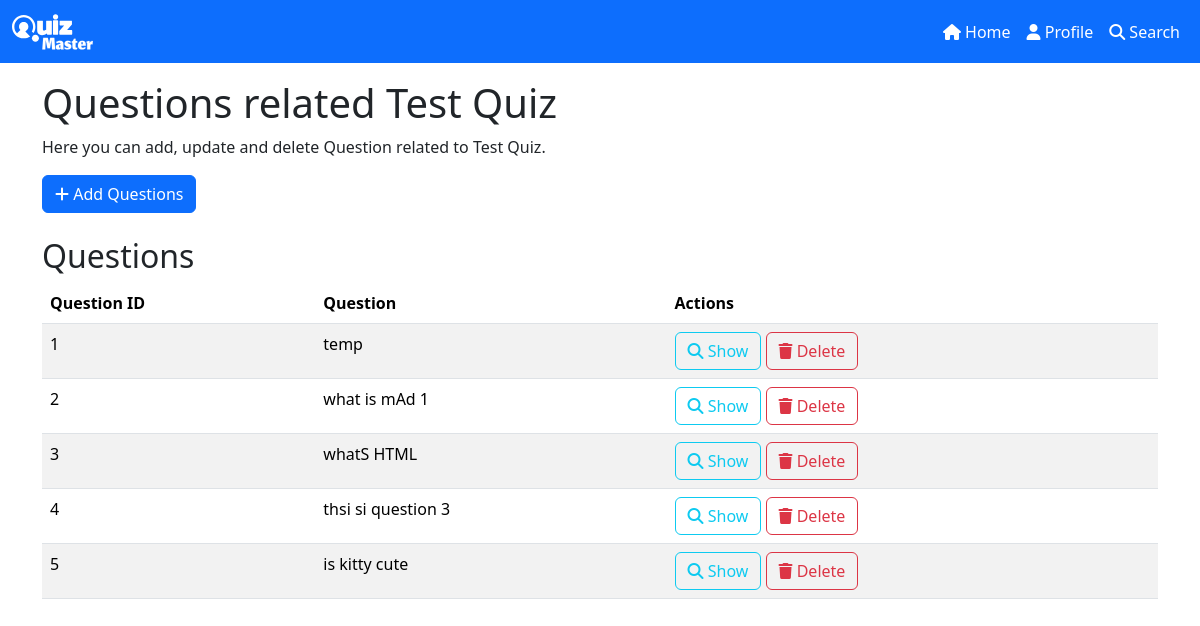
The page /quiz/1/1/1 (signed in) on the database as committed earlier.
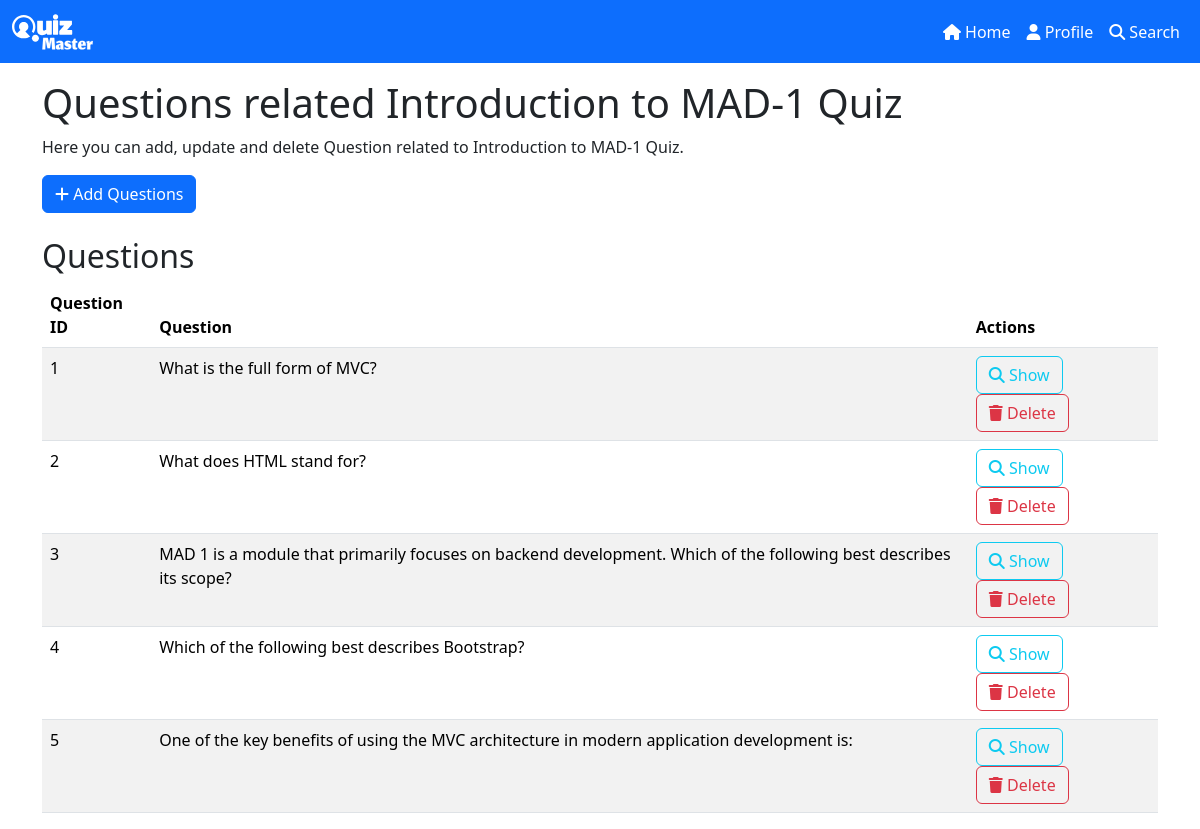
The same page on the database as committed later.
### models.py (models this page shows)
class Quiz(db.Model):
    id = db.Column(db.Integer, primary_key=True, autoincrement=True)
    chapter_id = db.Column(db.Integer, db.ForeignKey("chapter.id"), nullable=False)
    name = db.Column(db.String(80), unique=True, nullable=False)
    description = db.Column(db.String(120), default="Not available")
    included_questions = db.relationship("Question", backref="quiz", lazy=True, cascade="all, delete-orphan")
    scores = db.relationship("Score", backref="quiz_record", lazy=True, cascade="all, delete-orphan")
    quiz_schedule_date = db.Column(db.DateTime, nullable=False)
    quiz_duration = db.Column(db.Integer, nullable=False)

class Question(db.Model):
    id = db.Column(db.Integer, primary_key=True, autoincrement=True)
    quiz_id = db.Column(db.Integer, db.ForeignKey("quiz.id"), nullable=False)
    question = db.Column(db.String(120), nullable=False)
    option1 = db.Column(db.String(120), nullable=False)
    option2 = db.Column(db.String(120), nullable=False)
    option3 = db.Column(db.String(120), nullable=False)
    option4 = db.Column(db.String(120), nullable=False)
    correct_option = db.Column(db.String(120), nullable=False)

### routes.py (the view, shortened to what this page needs)
    @app.route(
        "/quiz/<int:subject_id>/<int:chapter_id>/<int:quiz_id>", methods=["GET", "POST"]
    )
    @admin_required
    def show_quiz(subject_id, chapter_id, quiz_id):
        subject = Subject.query.get(subject_id)
        if not subject:
            flash("Subject not found")
            return redirect(url_for("admin_home"))
        chapter = Chapter.query.get(chapter_id)
        if not chapter:
            flash("Chapter not found")
            return redirect(url_for("admin_home"))
        quiz = Quiz.query.get(quiz_id)
        if not quiz:
            flash("Quiz not found")
            return redirect(url_for("admin_home"))
        return render_template(
            "quiz/show_quiz.html", subject=subject, chapter=chapter, quiz=quiz
        )

### templates/quiz/show_quiz.html (shortened to what this page needs)
{% extends 'base.html' %}
{% block content %}
<div class="container mt-3">
    <h1>Questions related {{ quiz.name }}</h1>
    <p>Here you can add, update and delete Question related to {{ quiz.name }}.</p>
    <div class="col">
        <a href="{{ url_for('add_question', subject_id=subject.id, chapter_id=chapter.id, quiz_id=quiz.id) }}" class="btn btn-primary">
            <i class="fas fa-plus"></i> Add Questions
        </a>
    </div>
    <br>
    <h2>Questions</h2>
    <table class="table table-striped">
        <thead>
            <tr>
                <th>Question ID</th>
                <th>Question</th>
                <th>Actions</th>
            </tr>
        </thead>
        <tbody>
            {% for question in quiz.included_questions %}
            <tr>
                <td>{{ question.id }}</td>
                <td>{{ question.question }}</td>
                <td>
                    <a href="{{ url_for('show_question', subject_id=subject.id, chapter_id=chapter.id, quiz_id=quiz.id, question_id=question.id) }}" class="btn btn-outline-info">
                        <i class="fas fa-search"></i> Show
                    </a>
                    <a href="{{ url_for('delete_question', subject_id=subject.id, chapter_id=chapter.id, quiz_id=quiz.id, question_id=question.id) }}" class="btn btn-outline-danger">
                        <i class="fas fa-trash"></i> Delete
                    </a>
                </td>
            </tr>
            {% endfor %}
        </tbody>
    </table>
</div>
{% endblock %}

Rows that differ between the two databases and show on the page:
changed Quiz: name "Test Quiz" → "Introduction to MAD-1 Quiz"
changed Question id 1: question "temp" → "What is the full form of MVC?"
changed Question id 2: question "what is mAd 1" → "What does HTML stand for?"
changed Question id 3: question "whatS HTML" → "MAD 1 is a module that primarily focuses on backend development. Which of the following best describes its scope?"
changed Question id 4: question "thsi si question 3" → "Which of the following best describes Bootstrap?"
changed Question id 5: question "is kitty cute" → "One of the key benefits of using the MVC architecture in modern application development is:"
